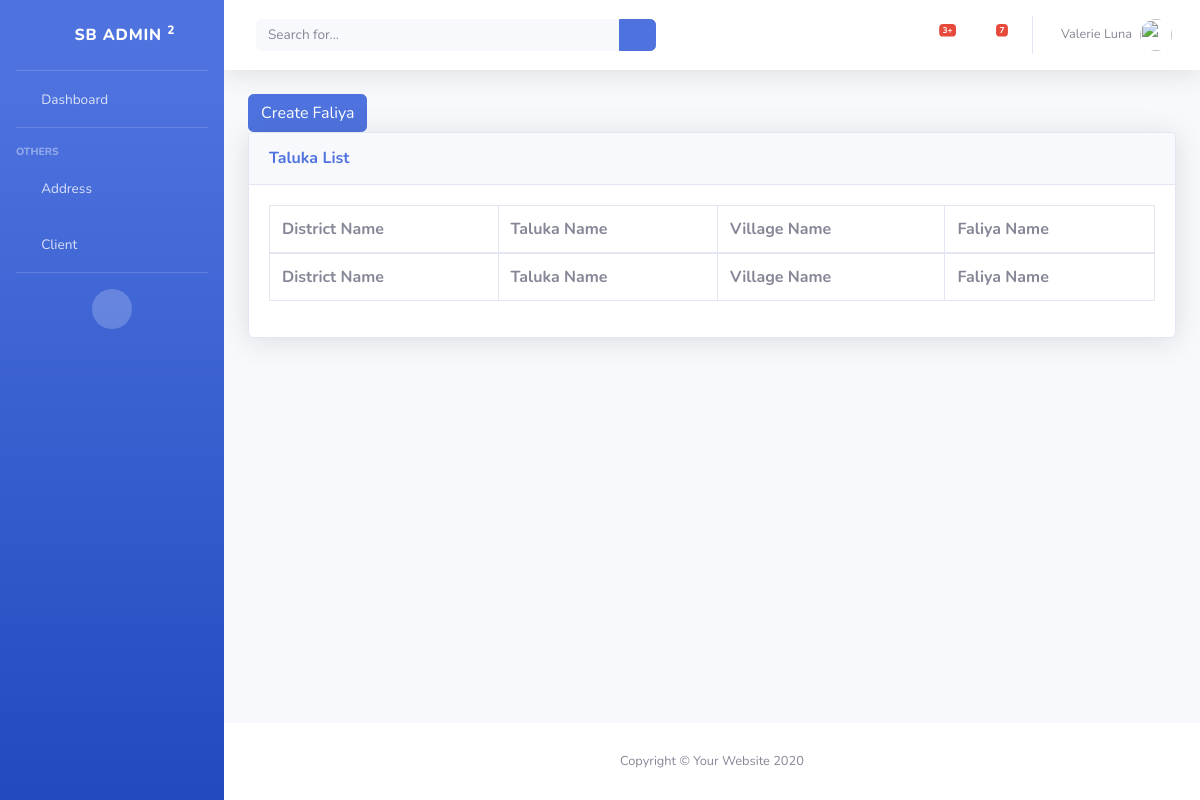
Before: /loan/list-faliya with the older database file.
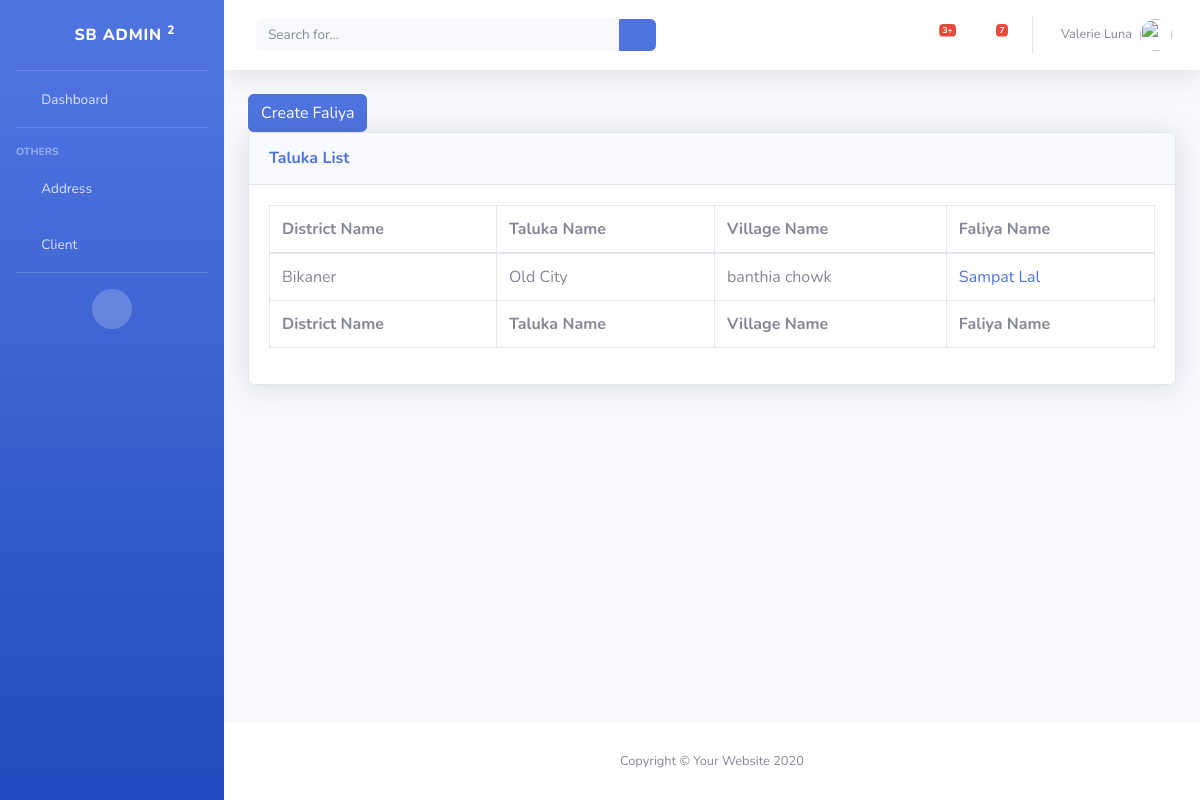
After: the same page with the newer database file.
### loan/models.py (models this page shows, shortened)
class Faliya(models.Model):
    village_id = models.ForeignKey(Village, on_delete=models.CASCADE)
    name = models.CharField(max_length=255)

class Village(models.Model):
    taluka_id = models.ForeignKey(Taluka, on_delete=models.CASCADE)
    name = models.CharField(max_length=255)

class Taluka(models.Model):
    district_id = models.ForeignKey(District, on_delete=models.CASCADE)
    name = models.CharField(max_length=255)

class District(models.Model):
    name = models.CharField(max_length=255)
    class Meta:
        ordering = ['name']

### loan/views/address.py (the view)
class FaliyaListView(ListView):
    model = models.Faliya

### loan/templates/loan/faliya_list.html
{% extends "base_template.html" %}
{% block content %}
    <a href="{% url 'loan:create-faliya' %}" class="btn btn-primary">Create Faliya</a>
    <div class="card shadow mb-4">
        <div class="card-header py-3">
            <h6 class="m-0 font-weight-bold text-primary">Taluka List</h6>
        </div>
        <div class="card-body">
            <div class="table-responsive">
                <table class="table table-bordered" id="dataTable" width="100%" cellspacing="0">
                    <thead>
                    <tr>
                        <th>District Name</th>
                        <th>Taluka Name</th>
                        <th>Village Name</th>
                        <th>Faliya Name</th>
                    </tr>
                    </thead>
                    <tfoot>
                    <tr>
                        <th>District Name</th>
                        <th>Taluka Name</th>
                        <th>Village Name</th>
                        <th>Faliya Name</th>
                    </tr>
                    </tfoot>
                    <tbody>
                    {% for faliya in faliya_list %}
                        <tr>
                            <td>{{ faliya.village_id.taluka_id.district_id.name }}</td>
                            <td> {{ faliya.village_id.taluka_id.name }}</td>
                            <td> {{ faliya.village_id.name }}</td>
                            <td>
                                <a href="{% url 'loan:update-faliya' pk=faliya.id %}" >{{ faliya.name }}</a>
                            </td>
                        </tr>
                    {% endfor %}
                    </tbody>
                </table>
            </div>
        </div>
    </div>
{% endblock %}

Changed rows visible on the page:
added Faliya: village_id.taluka_id.district_id.name "Bikaner", village_id.taluka_id.name "Old City", village_id.name "banthia chowk", name "Sampat Lal"
